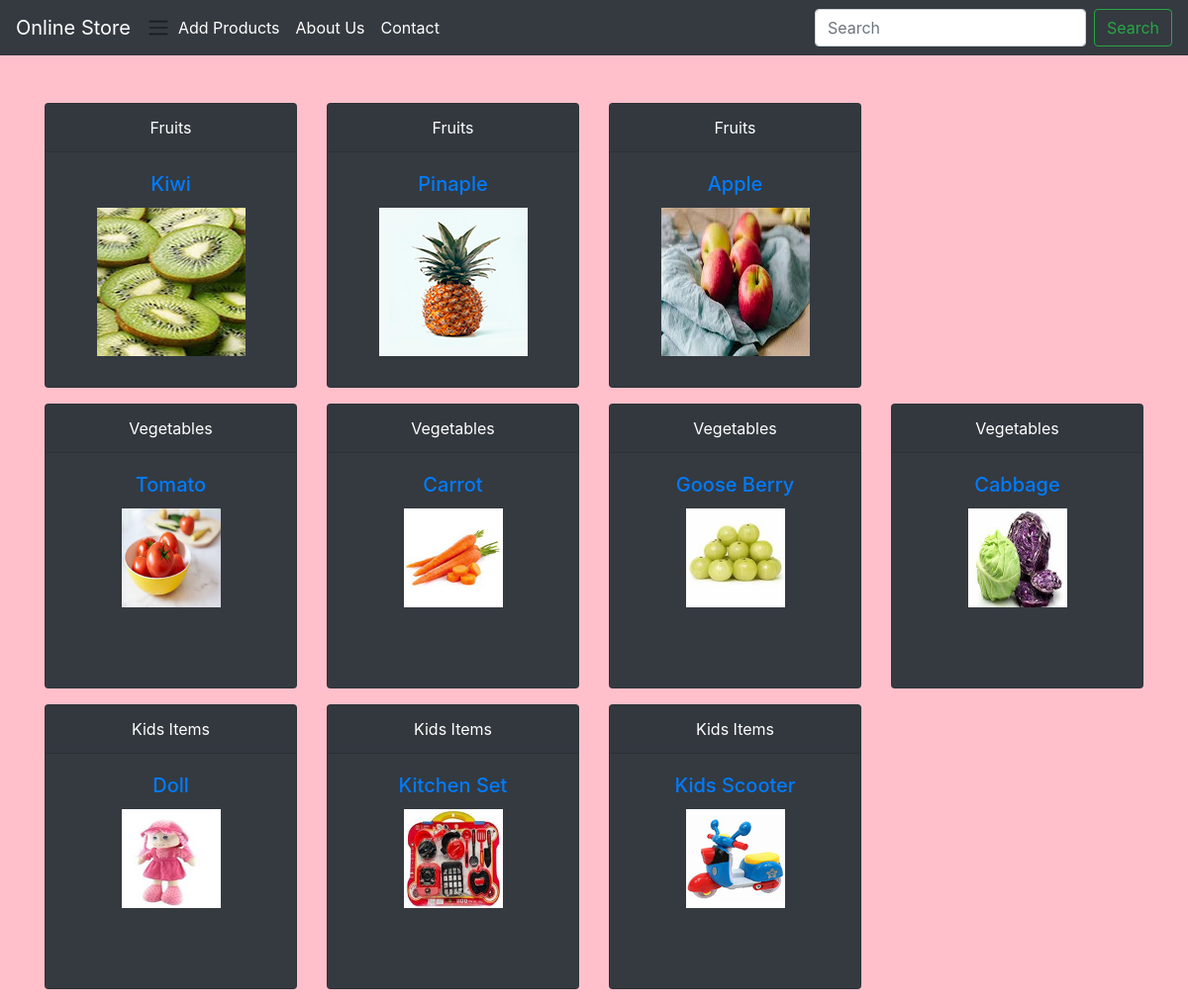
The page / on the database its author committed.
### productapp/models.py (models this page shows, shortened)
class fruits(models.Model):
    name = models.CharField(max_length=250)
    disc = models.CharField(max_length=250)
    rate = models.IntegerField()
    pic = models.ImageField(upload_to='images')

class vegetables(models.Model):
    name = models.CharField(max_length=250)
    disc = models.CharField(max_length=250)
    rate = models.IntegerField()
    pic = models.ImageField(upload_to='images')

class kidsitem(models.Model):
    name = models.CharField(max_length=250)
    disc = models.CharField(max_length=250)
    rate = models.IntegerField()
    pic = models.ImageField(upload_to='images')

### productapp/views.py (the view)
# urls.py: path('', views.index, name='index'),
def index(request):
    fruit = fruits.objects.all()
    veg = vegetables.objects.all()
    kid = kidsitem.objects.all()
    context = {
        'fruits': fruit,
        'veg': veg,
        'kid': kid
    }
    return render(request, 'index.html', context)

### templates/index.html
{% extends 'base.html' %}
{% block body %}
<div class="container">
    <div class="row">
        {% for i in fruits %}<br>
        <div class="col-md-3">
             <div class="card text-white bg-dark mb-3" style="max-width: 18rem; height:18rem">
              <div class="card-header">Fruits</div>
              <div class="card-body">
                <a href="fruits/{{i.id}}"> <h5 class="card-title">{{i.name}}</h5>
                  <img src="{{i.pic.url}}" width="150px height=150px"></a>
              </div>
            </div>
         </div>
        {% endfor %}
    </div>
</div>
<div class="container">
    <div class="row">
        {% for i in veg %}<br>
        <div class="col-md-3">
            <div class="card text-white bg-dark mb-3" style="max-width: 18rem; height:18rem">
              <div class="card-header">Vegetables</div>
              <div class="card-body">
                  <a href="vegetables/{{i.id}}"><h5 class="card-title">{{i.name}}</h5>
                  <img src="{{i.pic.url}}" width="100px height=100px"></a>
              </div>
            </div>
         </div>
        {% endfor %}
    </div>
</div>
<div class="container">
    <div class="row">
        {% for i in kid %}<br>
        <div class="col-md-3">
            <div class="card text-white bg-dark mb-3" style="max-width: 18rem; height:18rem">
              <div class="card-header">Kids Items</div>
              <div class="card-body">
                <a href="kidsitem/{{i.id}}"><h5 class="card-title">{{i.name}}</h5>
                  <img src="{{i.pic.url}}" width="100px height=100px"></a>
              </div>
            </div>
         </div>
        {% endfor %}
    </div>
</div>
{% endblock %}

### templates/base.html (shortened to what this page needs)
<!DOCTYPE html>
{% load static %}
<html lang="en">
<head>
    <link rel="stylesheet" href="https://cdn.jsdelivr.net/npm/bootstrap@4.0.0/dist/css/bootstrap.min.css">
    <link rel="stylesheet" href="{% static 'style.css' %}">
</head>
<body>
<nav class="navbar navbar-expand-lg navbar-light bg-dark">
  <div class="navbar-brand" href="#" style="color:white">Online Store</div>
    <span class="navbar-toggler-icon"></span>
  <div class="collapse navbar-collapse" id="navbarSupportedContent">
    <ul class="navbar-nav mr-auto">
      <li class="nav-item active">
        <a class="nav-link" href="{% url 'productapp:add' %}" style="color:white">Add Products <span class="sr-only">(current)</span></a>
      </li>
      <li class="nav-item">
        <a class="nav-link" href="/" style="color:white">About Us</a>
      </li>
      <li class="nav-item">
        <a class="nav-link disabled" href="#" style="color:white">Contact</a>
      </li>
    </ul>
    <form class="form-inline my-2 my-lg-0">
      <input class="form-control mr-sm-2" type="search" placeholder="Search" aria-label="Search">
      <button class="btn btn-outline-success my-2 my-sm-0" type="submit">Search</button>
    </form>
  </div>
</nav>
<br>
<br>
{% block body %}
{% endblock %}
</body>
</html>

### static/style.css (style rules this page uses)
body { text-align:center; background-color:pink; }

### rows shown on the page
fruits: name "Kiwi", pic (picture)
fruits: name "Pinaple", pic (picture)
fruits: name "Apple", pic (picture)
vegetables: name "Tomato", pic (picture)
vegetables: name "Carrot", pic (picture)
vegetables: name "Goose Berry", pic (picture)
vegetables: name "Cabbage", pic (picture)
kidsitem: name "Doll", pic (picture)
kidsitem: name "Kitchen Set", pic (picture)
kidsitem: name "Kids Scooter", pic (picture)
